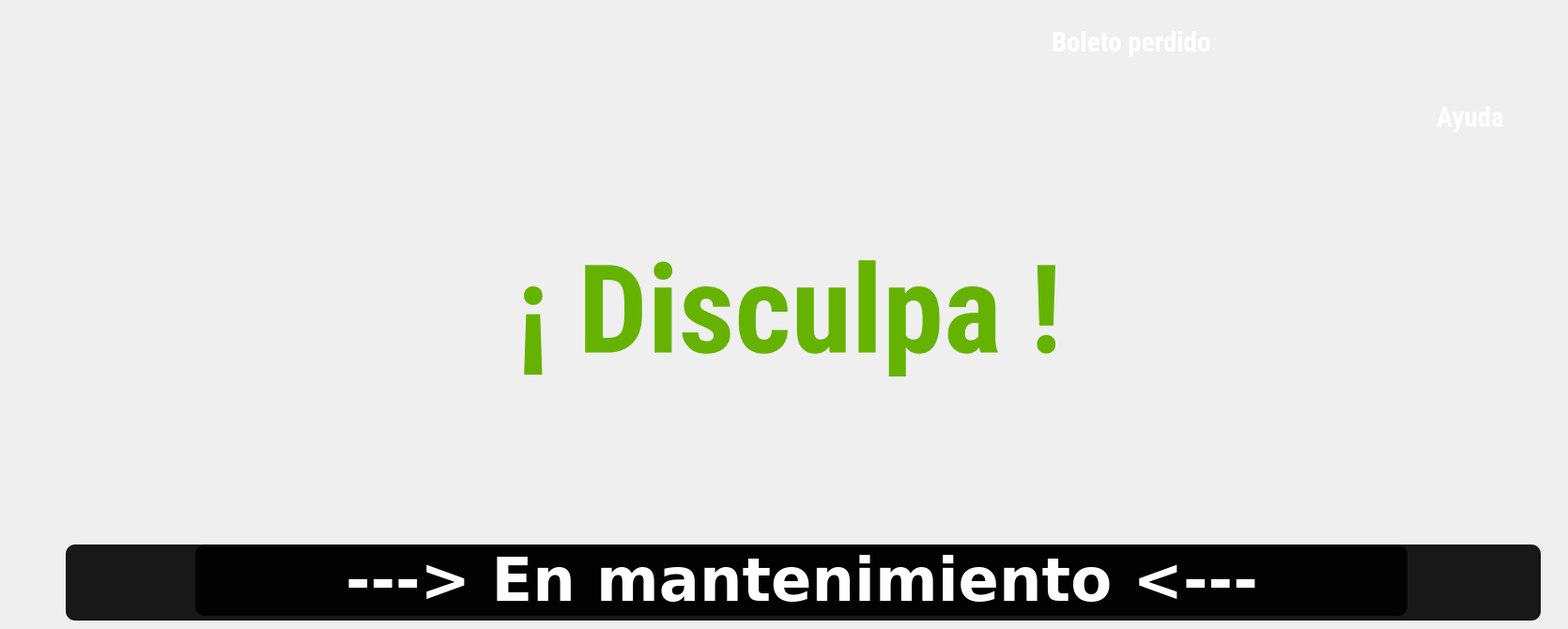
   <widget class="QWidget" name="page_14">
    <widget class="QGroupBox" name="groupBox_25">
     <property name="geometry">
      <rect>
       <x>70</x>
       <y>580</y>
       <width>1571</width>
       <height>81</height>
      </rect>
     </property>
     <property name="styleSheet">
      <string notr="true">background-color: rgba(0, 0, 0, 90%);
border-radius:10%;</string>
     </property>
     <property name="title">
      <string/>
     </property>
     <widget class="QLabel" name="label_90">
      <property name="geometry">
       <rect>
        <x>-29</x>
        <y>-40</y>
        <width>251</width>
        <height>21</height>
       </rect>
      </property>
      <property name="font">
       <font>
        <family>Sans Serif</family>
        <pointsize>16</pointsize>
        <weight>75</weight>
        <italic>false</italic>
        <bold>true</bold>
       </font>
      </property>
      <property name="styleSheet">
       <string notr="true">background-color:transparent;
color:rgb(101, 179, 0)</string>
      </property>
      <property name="text">
       <string/>
      </property>
     </widget>
     <widget class="QWidget" name="layoutWidget_9">
      <property name="geometry">
       <rect>
        <x>138</x>
        <y>0</y>
        <width>1291</width>
        <height>76</height>
       </rect>
      </property>
      <layout class="QGridLayout" name="gridLayout_13">
       <item row="0" column="1">
        <widget class="QLabel" name="label_91">
         <property name="font">
          <font>
           <family>Roboto Condensed</family>
           <pointsize>22</pointsize>
           <weight>75</weight>
           <italic>false</italic>
           <bold>true</bold>
          </font>
         </property>
         <property name="styleSheet">
          <string notr="true">background-color:transparent;
color:rrgb(255, 255, 255);</string>
         </property>
         <property name="lineWidth">
          <number>3</number>
         </property>
         <property name="text">
          <string/>
         </property>
        </widget>
       </item>
       <item row="0" column="0">
        <spacer name="horizontalSpacer_25">
         <property name="orientation">
          <enum>Qt::Horizontal</enum>
         </property>
         <property name="sizeHint" stdset="0">
          <size>
           <width>40</width>
           <height>20</height>
          </size>
         </property>
        </spacer>
       </item>
       <item row="0" column="2">
        <widget class="QLabel" name="avisoInserta_4">
         <property name="font">
          <font>
           <family>DejaVu Sans</family>
           <pointsize>48</pointsize>
           <weight>75</weight>
           <italic>false</italic>
           <bold>true</bold>
          </font>
         </property>
         <property name="styleSheet">
          <string notr="true">background-color:transparent;
color:rgb(255, 255, 255);</string>
         </property>
         <property name="text">
          <string>---&gt;      En mantenimiento     &lt;---</string>
         </property>
        </widget>
       </item>
       <item row="0" column="3">
        <widget class="QLabel" name="label_92">
         <property name="font">
          <font>
           <family>Roboto Condensed</family>
           <pointsize>22</pointsize>
           <weight>75</weight>
           <italic>false</italic>
           <bold>true</bold>
          </font>
         </property>
         <property name="styleSheet">
          <string notr="true">background-color:transparent;
color:rrgb(255, 255, 255);</string>
         </property>
         <property name="lineWidth">
          <number>3</number>
         </property>
         <property name="text">
          <string/>
         </property>
        </widget>
       </item>
       <item row="0" column="4">
        <spacer name="horizontalSpacer_26">
         <property name="orientation">
          <enum>Qt::Horizontal</enum>
         </property>
         <property name="sizeHint" stdset="0">
          <size>
           <width>40</width>
           <height>20</height>
          </size>
         </property>
        </spacer>
       </item>
      </layout>
     </widget>
    </widget>
    <widget class="QLabel" name="label_19">
     <property name="geometry">
      <rect>
       <x>550</x>
       <y>260</y>
       <width>1051</width>
       <height>141</height>
      </rect>
     </property>
     <property name="font">
      <font>
       <family>Roboto Condensed</family>
       <pointsize>98</pointsize>
       <weight>75</weight>
       <bold>true</bold>
      </font>
     </property>
     <property name="styleSheet">
      <string notr="true">background-color:transparent;
color:rgb(101, 179, 0)</string>
     </property>
     <property name="text">
      <string>¡ Disculpa !</string>
     </property>
    </widget>
    <widget class="QPushButton" name="bayudaCliente2">
     <property name="enabled">
      <bool>true</bool>
     </property>
     <property name="geometry">
      <rect>
       <x>1530</x>
       <y>0</y>
       <width>91</width>
       <height>111</height>
      </rect>
     </property>
     <property name="font">
      <font>
       <family>Roboto Condensed</family>
       <pointsize>24</pointsize>
       <weight>50</weight>
       <italic>false</italic>
       <bold>false</bold>
       <underline>false</underline>
      </font>
     </property>
     <property name="styleSheet">
      <string notr="true">color:rgb(255, 255, 255);
color:rgb(255, 255, 255);
border-radius:20%;
background-color:transparent;
</string>
     </property>
     <property name="text">
      <string/>
     </property>
     <property name="icon">
      <iconset>
       <normaloff>../../../../../../.designer/backup/iconos/nums.png</normaloff>../../../../../../.designer/backup/iconos/nums.png</iconset>
     </property>
     <property name="iconSize">
      <size>
       <width>72</width>
       <height>72</height>
      </size>
     </property>
    </widget>
    <widget class="QLabel" name="label_163">
     <property name="geometry">
      <rect>
       <x>1530</x>
       <y>110</y>
       <width>131</width>
       <height>31</height>
      </rect>
     </property>
     <property name="font">
      <font>
       <family>Roboto Condensed</family>
       <pointsize>22</pointsize>
       <weight>75</weight>
       <italic>false</italic>
       <bold>true</bold>
      </font>
     </property>
     <property name="styleSheet">
      <string notr="true">background-color:transparent;
color:rgb(255, 255, 255);</string>
     </property>
     <property name="lineWidth">
      <number>3</number>
     </property>
     <property name="text">
      <string>Ayuda</string>
     </property>
    </widget>
    <widget class="QLabel" name="label_54">
     <property name="geometry">
      <rect>
       <x>1120</x>
       <y>30</y>
       <width>231</width>
       <height>31</height>
      </rect>
     </property>
     <property name="font">
      <font>
       <family>Roboto Condensed</family>
       <pointsize>22</pointsize>
       <weight>75</weight>
       <italic>false</italic>
       <bold>true</bold>
      </font>
     </property>
     <property name="styleSheet">
      <string notr="true">background-color:transparent;
color:rgb(255, 255, 255);</string>
     </property>
     <property name="lineWidth">
      <number>3</number>
     </property>
     <property name="text">
      <string>Boleto perdido</string>
     </property>
    </widget>
    <widget class="QPushButton" name="bboletoPerdido">
     <property name="enabled">
      <bool>true</bool>
     </property>
     <property name="geometry">
      <rect>
       <x>1380</x>
       <y>10</y>
       <width>91</width>
       <height>111</height>
      </rect>
     </property>
     <property name="font">
      <font>
       <family>Roboto Condensed</family>
       <pointsize>24</pointsize>
       <weight>50</weight>
       <italic>false</italic>
       <bold>false</bold>
       <underline>false</underline>
      </font>
     </property>
     <property name="styleSheet">
      <string notr="true">color:rgb(255, 255, 255);
color:rgb(255, 255, 255);
border-radius:20%;
background-color:transparent;
</string>
     </property>
     <property name="text">
      <string/>
     </property>
     <property name="icon">
      <iconset>
       <normaloff>../../../../../../.designer/backup/iconos/nums.png</normaloff>../../../../../../.designer/backup/iconos/nums.png</iconset>
     </property>
     <property name="iconSize">
      <size>
       <width>72</width>
       <height>72</height>
      </size>
     </property>
    </widget>
   </widget>
